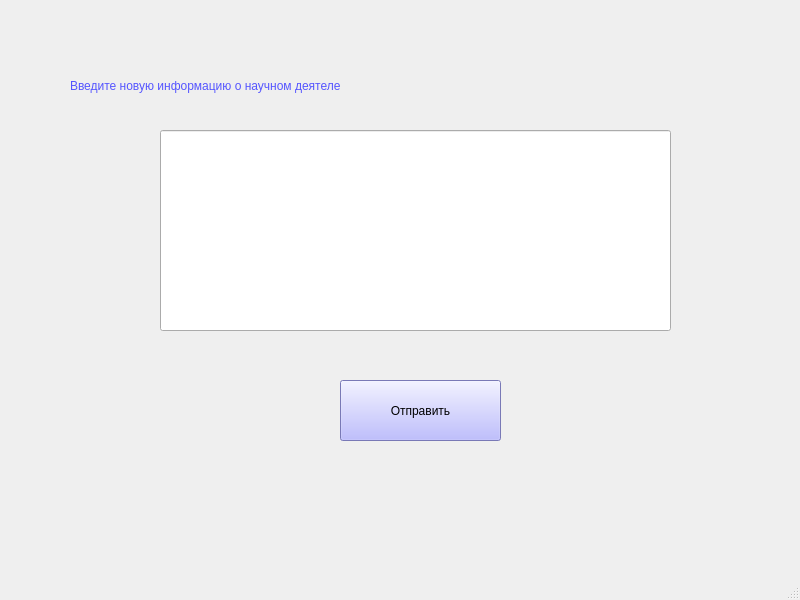
<?xml version="1.0" encoding="UTF-8"?>
<ui version="4.0">
 <class>MainWindow</class>
 <widget class="QMainWindow" name="MainWindow">
  <property name="geometry">
   <rect>
    <x>0</x>
    <y>0</y>
    <width>800</width>
    <height>600</height>
   </rect>
  </property>
  <property name="windowTitle">
   <string>MainWindow</string>
  </property>
  <widget class="QWidget" name="centralwidget">
   <widget class="QLabel" name="label">
    <property name="geometry">
     <rect>
      <x>70</x>
      <y>60</y>
      <width>681</width>
      <height>51</height>
     </rect>
    </property>
    <property name="styleSheet">
     <string notr="true">font: 18pt &quot;MS Shell Dlg 2&quot;;
color: rgb(85, 85, 255);</string>
    </property>
    <property name="text">
     <string>Введите новую информацию о научном деятеле</string>
    </property>
   </widget>
   <widget class="QLineEdit" name="lnEd">
    <property name="geometry">
     <rect>
      <x>160</x>
      <y>130</y>
      <width>511</width>
      <height>201</height>
     </rect>
    </property>
    <property name="styleSheet">
     <string notr="true">color: rgb(85, 85, 255);
font: 18pt &quot;MS Shell Dlg 2&quot;;</string>
    </property>
   </widget>
   <widget class="QPushButton" name="btn">
    <property name="geometry">
     <rect>
      <x>340</x>
      <y>380</y>
      <width>161</width>
      <height>61</height>
     </rect>
    </property>
    <property name="styleSheet">
     <string notr="true">font: 14pt &quot;MS Shell Dlg 2&quot;;
background-color: rgb(170, 170, 255);</string>
    </property>
    <property name="text">
     <string>Отправить</string>
    </property>
    <property name="shortcut">
     <string>Return</string>
    </property>
   </widget>
  </widget>
  <widget class="QMenuBar" name="menubar">
   <property name="geometry">
    <rect>
     <x>0</x>
     <y>0</y>
     <width>800</width>
     <height>26</height>
    </rect>
   </property>
  </widget>
  <widget class="QStatusBar" name="statusbar"/>
 </widget>
 <resources/>
 <connections/>
</ui>
